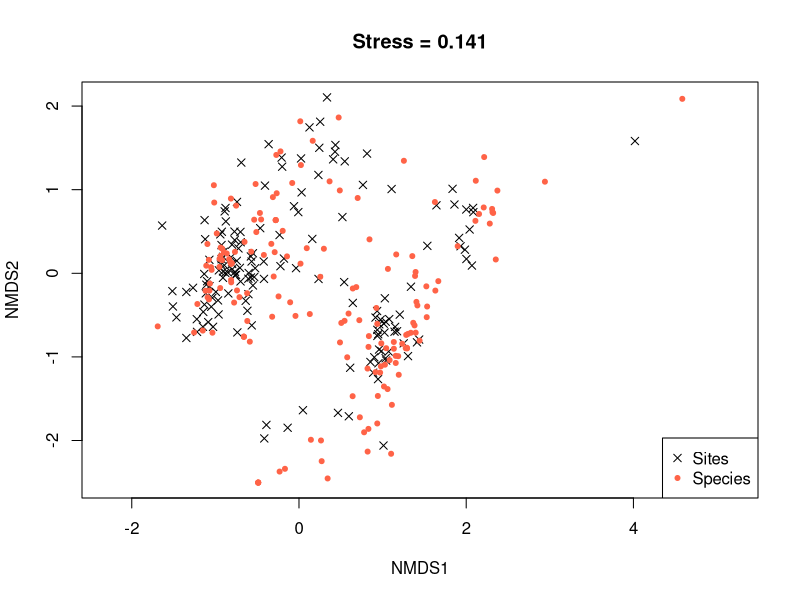
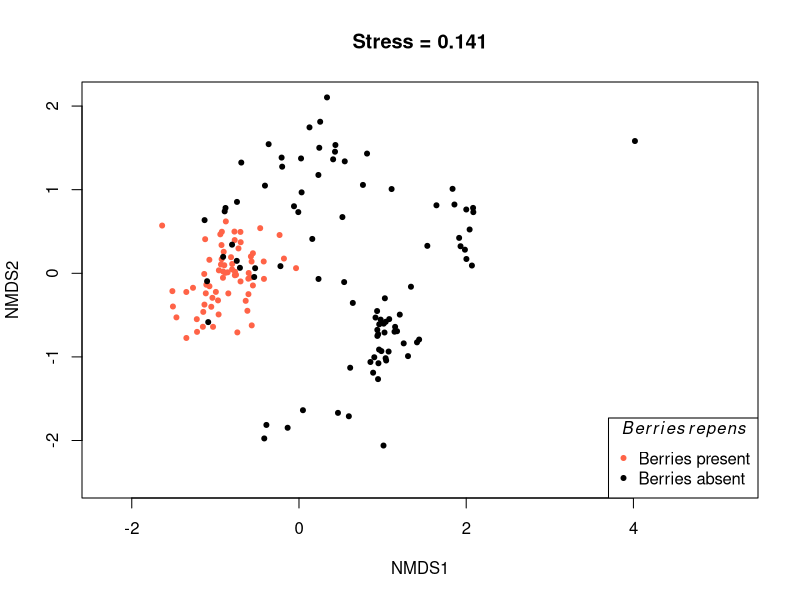
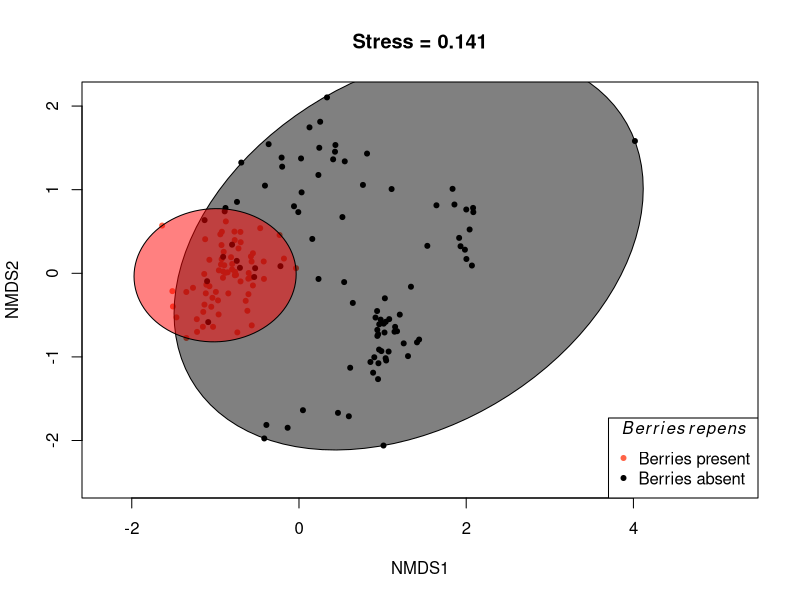
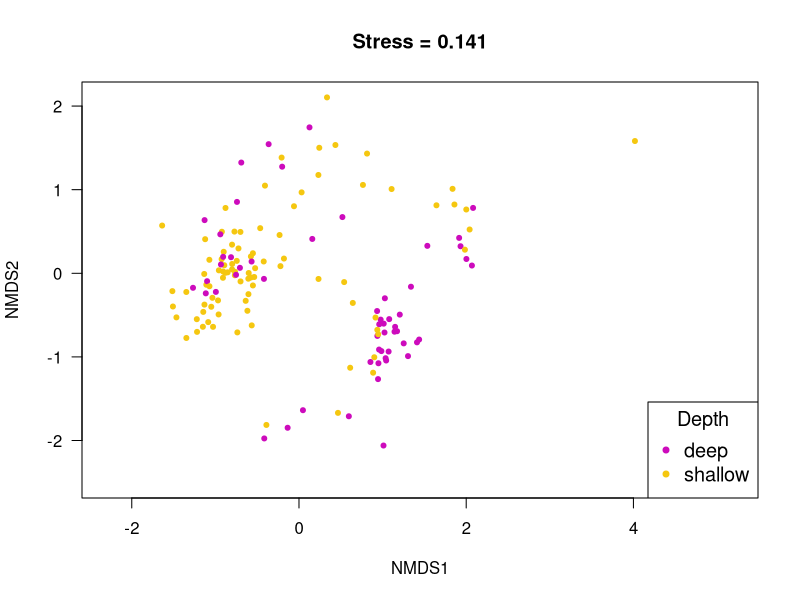
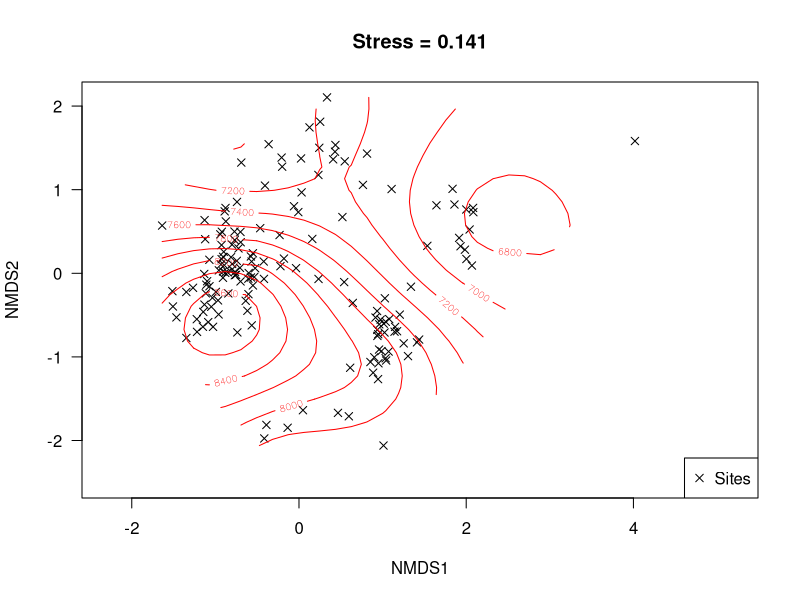
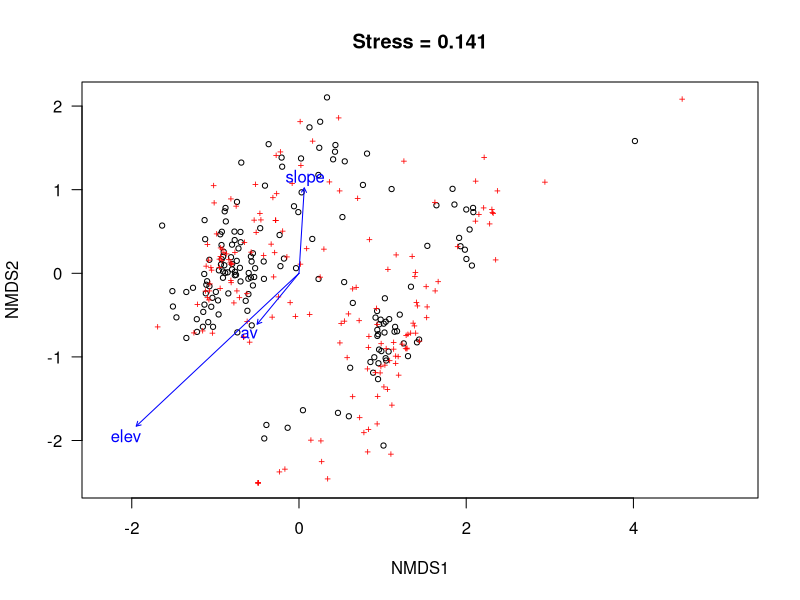
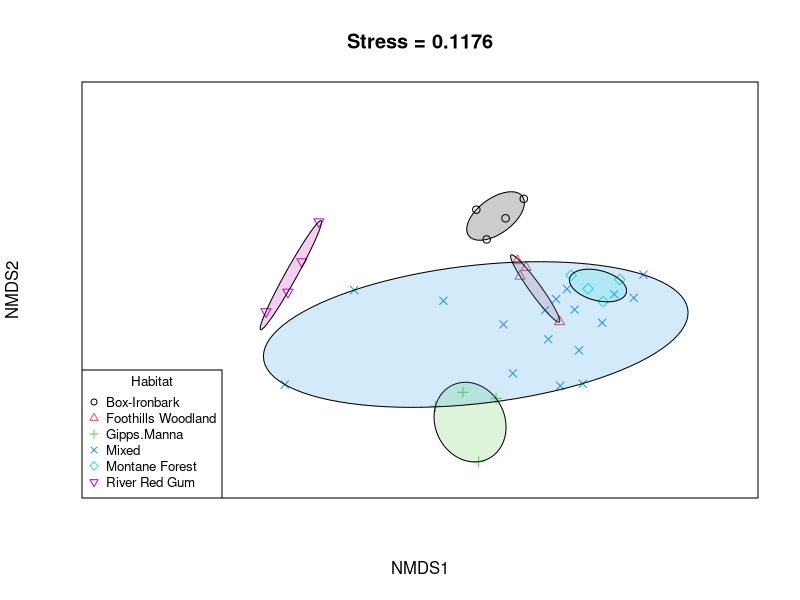

Write R code to recreate these figures, in order.
## ---- chunk 1
knitr::opts_chunk$set(echo = TRUE)
library(vegan)

## ---- chunk 2
veg = read.csv("bryceveg.txt", header=TRUE, sep=' ', row.names=1)
sites = read.csv("brycesite.txt", header=TRUE, sep=' ', row.names=1)

## ---- chunk 3
# k=2 means do this in 2 dimensions
bc.nmds = metaMDS(comm = veg, distance = "bray", k = 2, trace = 0)

bc.nmds
## ---- chunk 4
pl = ordiplot(
  bc.nmds, 
  type='none', 
  main=paste0( # plot title
    'Stress = ', 
    round(bc.nmds$stress,dig=3)
    )
  )

points(pl, what='sites', col="black", pch=4) # add points for the sites

points(pl, what='species', col='tomato', pch=20) # add points for the species

legend( # add legend at bottom
  'bottomright', 
  legend=c('Sites', 'Species'), 
  col=c('black', 'tomato'), 
  pch=c(4,20)
  )
## ---- chunk 5
pl = ordiplot(
  bc.nmds, 
  type='none', 
  main=paste0( # plot title
    'Stress = ', 
    round(bc.nmds$stress,dig=3)
    )
  )

# add points for sites where berries present
points(pl, veg$berrep>0, what='sites', col="tomato", pch=20)

# add points for sites where berries absent
points(pl, veg$berrep == 0, what='sites', col='black', pch=20)

legend( # add legend at bottom
  'bottomright', 
  legend=c('Berries present', 'Berries absent'), 
  col=c('tomato', 'black'), 
  pch=c(20,20),
  title=expression(italic(Berries ~ repens))
  )

## ---- chunk 6
pl = ordiplot(
  bc.nmds, 
  type='none', 
  main=paste0( # plot title
    'Stress = ', 
    round(bc.nmds$stress,dig=3)
    )
  )

# add points for sites where berries present
points(pl, veg$berrep>0, what='sites', col="tomato", pch=20)

# add points for sites where berries absent
points(pl, veg$berrep == 0, what='sites', col='black', pch=20)

legend( # add legend at bottom
  'bottomright', 
  legend=c('Berries present', 'Berries absent'), 
  col=c('tomato', 'black'), 
  pch=c(20,20),
  title=expression(italic(Berries ~ repens))
  )

# add an outline where the groups are found.
ordiellipse(
  bc.nmds, 
  kind='ehull', # how to include points, this means all (?)
  draw="polygon", 
  groups=veg$berrep>0, 
  col=c('black', 'red'), 
  label=F
  )

## ---- chunk 7
# make the depth column a factor
sites$depth = as.factor(sites$depth)

pl = ordiplot(
  bc.nmds, 
  type='none', 
  main=paste0( # plot title
    'Stress = ', 
    round(bc.nmds$stress,dig=3)
    ),
  las = 1
  )

# add points colored by sites column
# this gives me color number 5 and 6, change the addition to change the color 
# pair
points(pl, what='sites', col=as.numeric(sites$depth)+5, pch=20)

legend( # add legend at bottom
  'bottomright', 
  legend=levels(sites$depth),
  col=6:7, # make the colors match the points
  pch=20,
  cex=1.2,
  title="Depth"
  )

## ---- chunk 8
pl = ordiplot(
  bc.nmds, 
  type='none', 
  main=paste0( # plot title
    'Stress = ', 
    round(bc.nmds$stress,dig=3)
    ),
  las = 1
  )

# add points colored by sites column
# this gives me color number 5 and 6, change the addition to change the color 
# pair
points(pl, what='sites', col='black', pch=4)

legend( # add legend at bottom
  'bottomright', 
  legend="Sites",
  col='black', # make the colors match the points
  pch=4,
  )

# add contour markers for elevation of site
ordisurf(bc.nmds, sites$elev, main='', add=TRUE)
## ---- chunk 9
ef2 = envfit(bc.nmds, sites[,c('elev', 'av', 'slope')])
ef2
## ---- chunk 10
ordiplot(
  bc.nmds, 
  main=paste0(
    "Stress = ", 
    round(bc.nmds$stress, dig=3)), 
  las=1
  )

plot(ef2)

## ---- chunk 11
bird = read.csv("macnally_full2.csv", header=TRUE, sep=',', row.names=1)
bird$HABITAT = as.factor(bird$HABITAT)

## ---- chunk 12
bird.nmds = metaMDS(comm = bird[c(-1,-2)], distance = "bray", k = 2, trace = 0)

bird.nmds
## ---- chunk 13
bird.plot = ordiplot(
  bird.nmds, 
  type='none', 
  main=paste0( # plot title
    'Stress = ', 
    round(bird.nmds$stress,dig=4) # add stress label to title
    ),
  xaxt='none', # remove tick marks from NMDS plots 
  yaxt='none'
  ) 

# add data points
points(
  bird.plot, 
  what='sites', 
  col=as.numeric(bird$HABITAT), # color by habitat
  pch=as.numeric(bird$HABITAT) # shape by habitat
  )

legend( # add legend at bottom left
  'bottomleft', 
  legend=levels(bird$HABITAT),
  col=1:6, # make the colors match the points
  pch=1:6, # make the shapes match
  cex=0.8,
  title="Habitat"
  )

ordiellipse(
  bird.nmds, 
  kind='ehull', # how to include points, this means all (?)
  draw="polygon", 
  col=1:6,
  alpha=0.2,
  groups=bird$HABITAT, 
  label=F
  )

